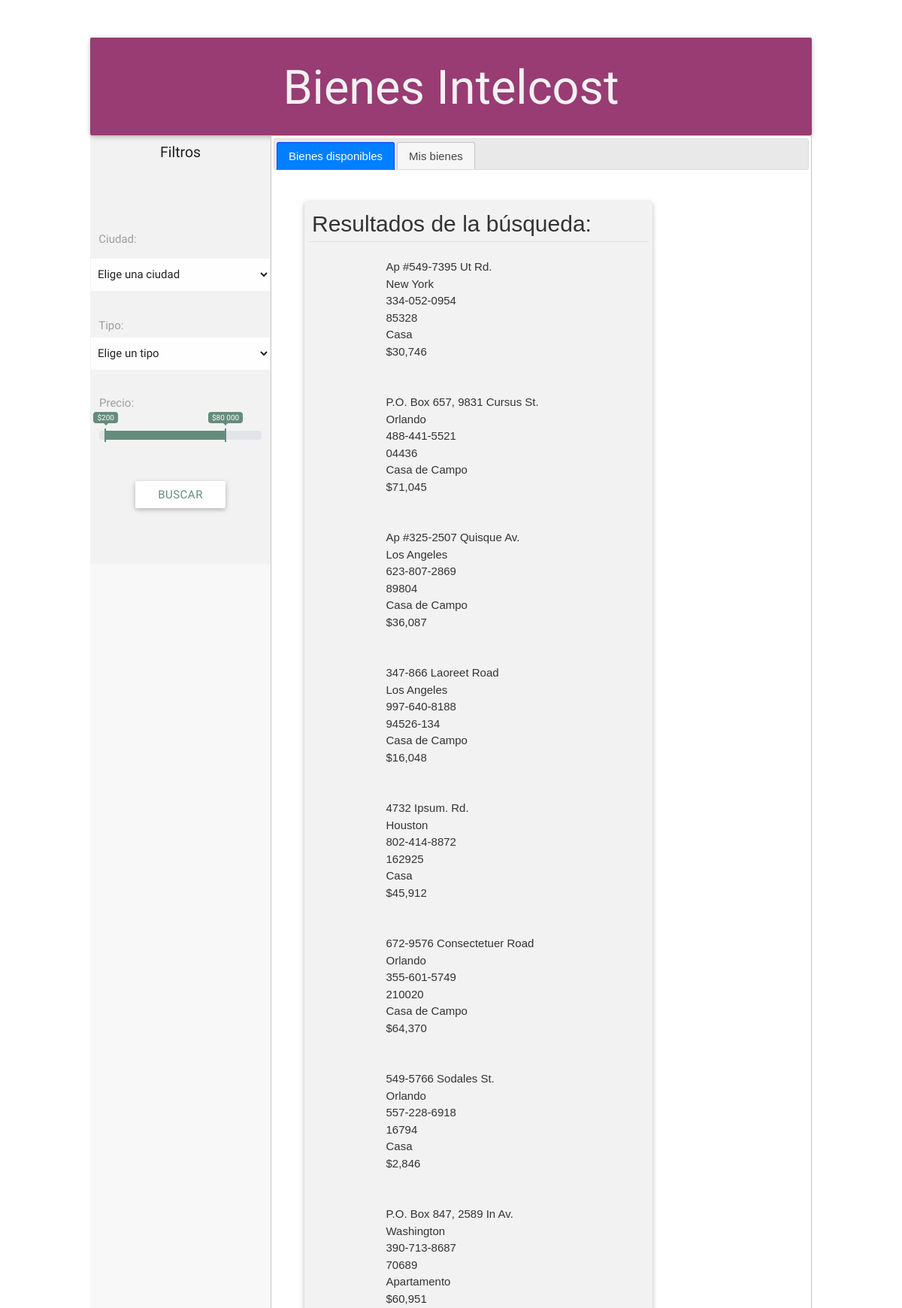
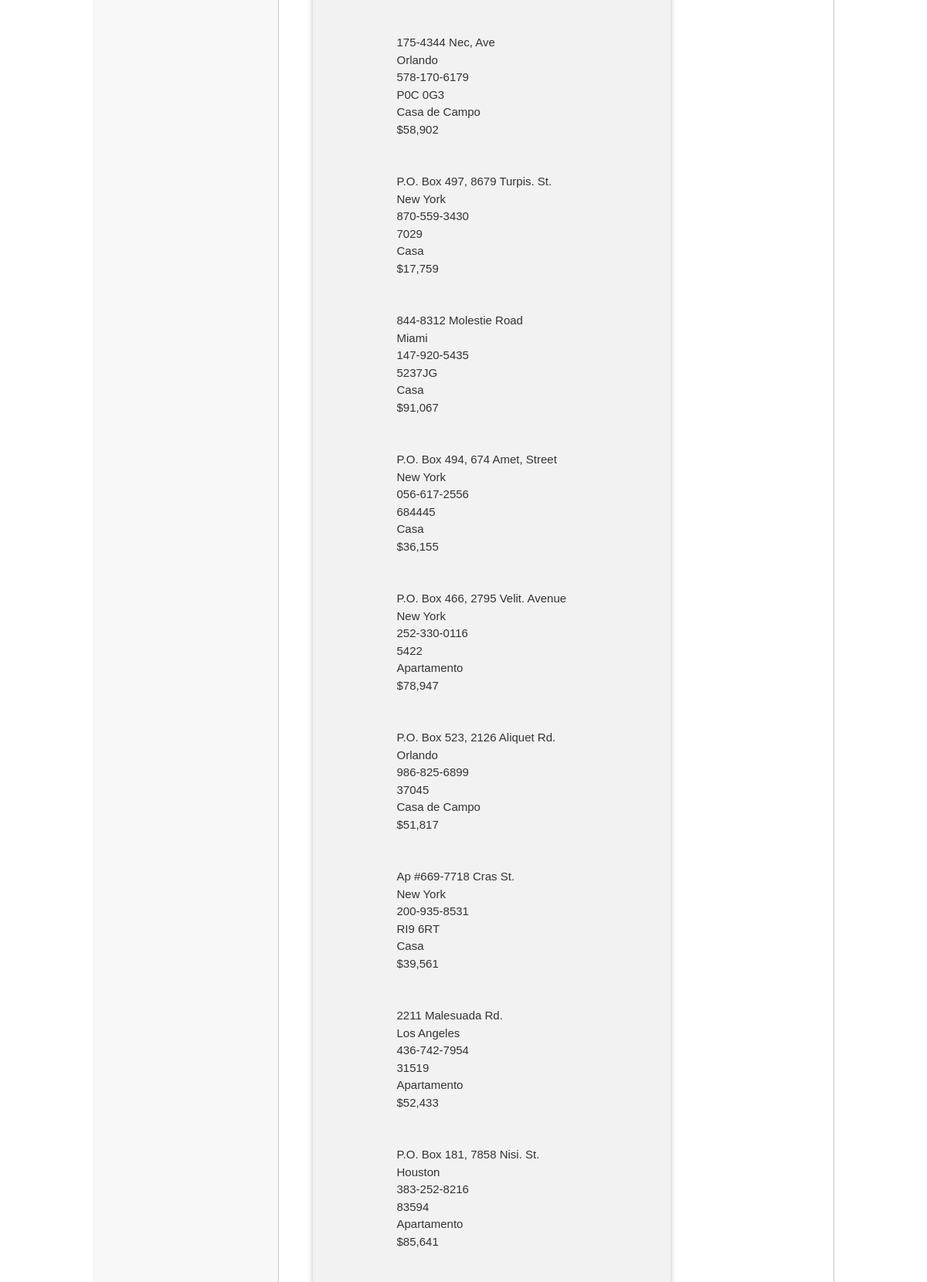
The page / (upper part) on the database its author committed (2 pictures, top to bottom).
### tables this page shows
CREATE TABLE `bienes_generales` (
  `id` int(11) NOT NULL,
  `Direccion` varchar(100) NOT NULL,
  `Ciudad` varchar(100) NOT NULL,
  `Telefono` varchar(100) NOT NULL,
  `Codigo_postal` varchar(100) NOT NULL,
  `Tipo` varchar(100) NOT NULL,
  `Precio` varchar(100) NOT NULL
);

### index.php (the view, shortened to what this page needs)
<?php
$host = 'localhost';
$user = 'root';
$pass = '';
$db = 'intelcost_bienes';
$conn = new mysqli($host, $user, $pass, $db);
$where = "";
$Bienes = "SELECT * FROM bienes_generales $where";
$resBienes = $conn->query($Bienes);
?>
<!DOCTYPE html>
<html>
<head>
  <link type="text/css" rel="stylesheet" href="css/materialize.min.css" media="screen,projection" />
  <link type="text/css" rel="stylesheet" href="css/customColors.css" media="screen,projection" />
  <link type="text/css" rel="stylesheet" href="css/ion.rangeSlider.css" media="screen,projection" />
  <link type="text/css" rel="stylesheet" href="css/ion.rangeSlider.skinFlat.css" media="screen,projection" />
  <link type="text/css" rel="stylesheet" href="css/index.css" media="screen,projection" />
  <link rel="stylesheet" href="//code.jquery.com/ui/1.12.1/themes/base/jquery-ui.css">
</head>
<body>
  <div class="contenedor">
    <div class="card rowTitulo">
      <h1>Bienes Intelcost</h1>
    </div>
    <div class="colFiltros">
      <form method="POST" id="formulario">
        <div class="filtrosContenido">
          <div class="tituloFiltros">
            <h5>Filtros</h5>
          </div>
          <div class="filtroCiudad input-field">
            <p><label for="selectCiudad">Ciudad:</label><br></p>
            <select name="ciudad" id="selectCiudad">
              <option value="" selected>Elige una ciudad</option>
            </select>
          </div>
          <div class="filtroTipo input-field">
            <p><label for="selecTipo">Tipo:</label></p>
            <br>
            <select name="tipo" id="selectTipo">
              <option value="" selected>Elige un tipo</option>
            </select>
          </div>
          <div class="filtroPrecio">
            <label for="rangoPrecio">Precio:</label>
          </div>
          <div class="botonField">
            <input type="submit" class="btn white" value="Buscar" id="submitButton">
          </div>
        </div>
      </form>
    </div>
    <div id="tabs" style="width: 75%;">
      <ul>
        <li><a href="#tabs-1">Bienes disponibles</a></li>
        <li><a href="#tabs-2">Mis bienes</a></li>
      </ul>
      <div id="tabs-1">
        <div class="colContenido" id="divResultadosBusqueda">
          <div class="tituloContenido card" style="justify-content: center;">
            <h5>Resultados de la búsqueda:</h5>
            <div class="divider"></div>
            <?php
            while ($resgistroBienes = $resBienes->fetch_array(MYSQLI_BOTH)) {
              echo '<br><tr>
                        <td>' . $resgistroBienes['Direccion'] . '</td><br>
                        <td>' . $resgistroBienes['Ciudad'] . '</td><br>
                        <td>' . $resgistroBienes['Telefono'] . '</td><br>
                        <td>' . $resgistroBienes['Codigo_postal'] . '</td><br>
                        <td>' . $resgistroBienes['Tipo'] . '</td><br>
                        <td>' . $resgistroBienes['Precio'] . '</td><br>
                      </tr><br>';
            }
            ?>
          </div>
        </div>
      </div>
    </div>
</body>
</html>

### css/customColors.css (style rules this page uses)
.input-field label { color: #9E9E9E; }

### css/index.css (style rules this page uses)
.contenedor { background-color: rgba(242, 242, 242, 0.5); width: 80%; margin: 50px auto; display: flex; flex-flow: row wrap; min-height: 700px; height: auto; align-content: flex-start; }
.rowTitulo { width: 100%; text-align: center; background-color: #983c73; color: #F2F2F2; margin-top: 0; margin-bottom: 0; height: 130px; }
.colFiltros { width: 25%; height: 100%; min-height: 570px; }
.filtrosContenido, .colContenido, .colFiltros form { min-height: 570px; }
.filtrosContenido { width: 100%; margin: 0 0; background-color: #F2F2F2; display: flex; flex-flow: row wrap; align-content: flex-start; }
.tituloFiltros { width: 100%; height: 100px; text-align: center; }
.tituloFiltros h5 { font-size: 1.3rem; }
.filtroCiudad { width: 100%; height: 100px; text-align: center; }
.filtroTipo { width: 100%; height: 100px; text-align: center; }
.filtroPrecio { margin: 15px auto; width: 90%; height: 100px; }
.filtroPrecio label { font-size: 1rem; }
.botonField { width: 100%; height: 70px; text-align: center; }
.botonField input { color: #648C7D; }
.colContenido { width: 75%; display: flex; flex-flow: row wrap; align-content: space-between; padding: 20px; }
.tituloContenido { width: 100%; min-height: 170px; background-color: #F2F2F2; display: flex; flex-flow: row wrap; padding: 5px; }
.tituloContenido h5 { width: 100%; margin: 0.5rem 5px; margin-bottom: 2rem; height: 10px; font-size: 2rem; }
.divider { width: 100%; }

### rows shown on the page
bienes_generales: Direccion "Ap #549-7395 Ut Rd.", Ciudad "New York", Telefono "334-052-0954", Codigo_postal "85328", Tipo "Casa", Precio "$30,746"
bienes_generales: Direccion "P.O. Box 657, 9831 Cursus St.", Ciudad "Orlando", Telefono "488-441-5521", Codigo_postal "04436", Tipo "Casa de Campo", Precio "$71,045"
bienes_generales: Direccion "Ap #325-2507 Quisque Av.", Ciudad "Los Angeles", Telefono "623-807-2869", Codigo_postal "89804", Tipo "Casa de Campo", Precio "$36,087"
bienes_generales: Direccion "347-866 Laoreet Road", Ciudad "Los Angeles", Telefono "997-640-8188", Codigo_postal "94526-134", Tipo "Casa de Campo", Precio "$16,048"
bienes_generales: Direccion "4732 Ipsum. Rd.", Ciudad "Houston", Telefono "802-414-8872", Codigo_postal "162925", Tipo "Casa", Precio "$45,912"
bienes_generales: Direccion "672-9576 Consectetuer Road", Ciudad "Orlando", Telefono "355-601-5749", Codigo_postal "210020", Tipo "Casa de Campo", Precio "$64,370"
bienes_generales: Direccion "549-5766 Sodales St.", Ciudad "Orlando", Telefono "557-228-6918", Codigo_postal "16794", Tipo "Casa", Precio "$2,846"
bienes_generales: Direccion "P.O. Box 847, 2589 In Av.", Ciudad "Washington", Telefono "390-713-8687", Codigo_postal "70689", Tipo "Apartamento", Precio "$60,951"
bienes_generales: Direccion "175-4344 Nec, Ave", Ciudad "Orlando", Telefono "578-170-6179", Codigo_postal "P0C 0G3", Tipo "Casa de Campo", Precio "$58,902"
bienes_generales: Direccion "P.O. Box 497, 8679 Turpis. St.", Ciudad "New York", Telefono "870-559-3430", Codigo_postal "7029", Tipo "Casa", Precio "$17,759"
bienes_generales: Direccion "844-8312 Molestie Road", Ciudad "Miami", Telefono "147-920-5435", Codigo_postal "5237JG", Tipo "Casa", Precio "$91,067"
bienes_generales: Direccion "P.O. Box 494, 674 Amet, Street", Ciudad "New York", Telefono "056-617-2556", Codigo_postal "684445", Tipo "Casa", Precio "$36,155"
bienes_generales: Direccion "P.O. Box 466, 2795 Velit. Avenue", Ciudad "New York", Telefono "252-330-0116", Codigo_postal "5422", Tipo "Apartamento", Precio "$78,947"
bienes_generales: Direccion "P.O. Box 523, 2126 Aliquet Rd.", Ciudad "Orlando", Telefono "986-825-6899", Codigo_postal "37045", Tipo "Casa de Campo", Precio "$51,817"
bienes_generales: Direccion "Ap #669-7718 Cras St.", Ciudad "New York", Telefono "200-935-8531", Codigo_postal "RI9 6RT", Tipo "Casa", Precio "$39,561"
bienes_generales: Direccion "2211 Malesuada Rd.", Ciudad "Los Angeles", Telefono "436-742-7954", Codigo_postal "31519", Tipo "Apartamento", Precio "$52,433"
bienes_generales: Direccion "P.O. Box 181, 7858 Nisi. St.", Ciudad "Houston", Telefono "383-252-8216", Codigo_postal "83594", Tipo "Apartamento", Precio "$85,641"
